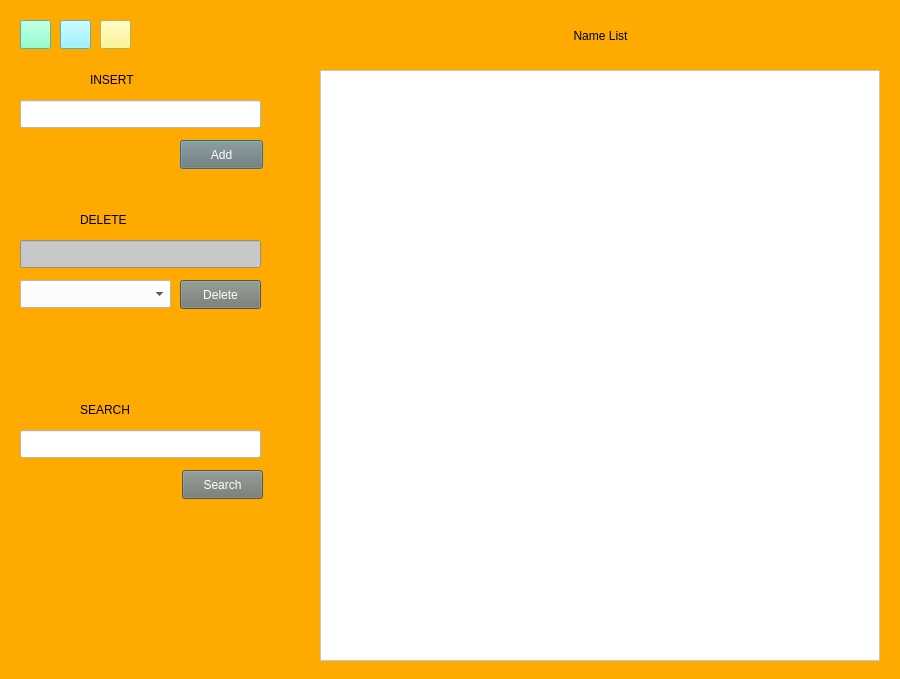
<?xml version="1.0" encoding="UTF-8"?>
<ui version="4.0">
 <class>ProgramM</class>
 <widget class="QDialog" name="ProgramM">
  <property name="geometry">
   <rect>
    <x>0</x>
    <y>0</y>
    <width>900</width>
    <height>679</height>
   </rect>
  </property>
  <property name="windowTitle">
   <string>Dialog</string>
  </property>
  <property name="styleSheet">
   <string notr="true">
background-color: rgb(255, 170, 0);</string>
  </property>
  <widget class="QLabel" name="label">
   <property name="geometry">
    <rect>
     <x>90</x>
     <y>70</y>
     <width>111</width>
     <height>20</height>
    </rect>
   </property>
   <property name="styleSheet">
    <string notr="true">color: rgb(0, 0, 0);
font: 900 16pt &quot;Arial Black&quot;;</string>
   </property>
   <property name="text">
    <string>INSERT</string>
   </property>
  </widget>
  <widget class="QLineEdit" name="insertEditLine">
   <property name="geometry">
    <rect>
     <x>20</x>
     <y>100</y>
     <width>241</width>
     <height>28</height>
    </rect>
   </property>
   <property name="styleSheet">
    <string notr="true">background-color: rgb(255, 255, 255);
color: rgb(0, 0, 0);</string>
   </property>
   <property name="text">
    <string/>
   </property>
  </widget>
  <widget class="QPushButton" name="addButton">
   <property name="geometry">
    <rect>
     <x>180</x>
     <y>140</y>
     <width>83</width>
     <height>29</height>
    </rect>
   </property>
   <property name="styleSheet">
    <string notr="true">background-color: rgb(114, 121, 115);
color: rgb(255, 255, 255);</string>
   </property>
   <property name="text">
    <string>Add</string>
   </property>
  </widget>
  <widget class="QLabel" name="label_2">
   <property name="geometry">
    <rect>
     <x>80</x>
     <y>210</y>
     <width>121</width>
     <height>20</height>
    </rect>
   </property>
   <property name="styleSheet">
    <string notr="true">color: rgb(0, 0, 0);
font: 900 16pt &quot;Arial Black&quot;;</string>
   </property>
   <property name="text">
    <string>DELETE</string>
   </property>
  </widget>
  <widget class="QLineEdit" name="deleteEditLine">
   <property name="geometry">
    <rect>
     <x>20</x>
     <y>240</y>
     <width>241</width>
     <height>28</height>
    </rect>
   </property>
   <property name="styleSheet">
    <string notr="true">color: rgb(0, 0, 0);
background-color: rgb(200, 200, 200);</string>
   </property>
   <property name="readOnly">
    <bool>true</bool>
   </property>
  </widget>
  <widget class="QComboBox" name="listComboB">
   <property name="geometry">
    <rect>
     <x>20</x>
     <y>280</y>
     <width>151</width>
     <height>28</height>
    </rect>
   </property>
   <property name="styleSheet">
    <string notr="true">color: rgb(0, 0, 0);
background-color: rgb(255, 255, 255);</string>
   </property>
  </widget>
  <widget class="QPushButton" name="deleteButton">
   <property name="geometry">
    <rect>
     <x>180</x>
     <y>280</y>
     <width>81</width>
     <height>29</height>
    </rect>
   </property>
   <property name="styleSheet">
    <string notr="true">color: rgb(255, 255, 255);
background-color: rgb(114, 121, 115);</string>
   </property>
   <property name="text">
    <string>Delete</string>
   </property>
  </widget>
  <widget class="QLabel" name="label_3">
   <property name="geometry">
    <rect>
     <x>80</x>
     <y>400</y>
     <width>131</width>
     <height>20</height>
    </rect>
   </property>
   <property name="styleSheet">
    <string notr="true">color: rgb(0, 0, 0);
font: 900 16pt &quot;Arial Black&quot;;</string>
   </property>
   <property name="text">
    <string>SEARCH</string>
   </property>
  </widget>
  <widget class="QLineEdit" name="searchEditLine">
   <property name="geometry">
    <rect>
     <x>20</x>
     <y>430</y>
     <width>241</width>
     <height>28</height>
    </rect>
   </property>
   <property name="styleSheet">
    <string notr="true">color: rgb(0, 0, 0);
background-color: rgb(255, 255, 255);</string>
   </property>
  </widget>
  <widget class="QPushButton" name="searchButton">
   <property name="geometry">
    <rect>
     <x>182</x>
     <y>470</y>
     <width>81</width>
     <height>29</height>
    </rect>
   </property>
   <property name="styleSheet">
    <string notr="true">color: rgb(255, 255, 255);
background-color: rgb(114, 121, 115);</string>
   </property>
   <property name="text">
    <string>Search</string>
   </property>
  </widget>
  <widget class="QGraphicsView" name="graphicsView">
   <property name="geometry">
    <rect>
     <x>320</x>
     <y>70</y>
     <width>560</width>
     <height>591</height>
    </rect>
   </property>
   <property name="minimumSize">
    <size>
     <width>560</width>
     <height>500</height>
    </size>
   </property>
   <property name="styleSheet">
    <string notr="true">background-color: rgb(255, 255, 255);</string>
   </property>
   <property name="sceneRect">
    <rectf>
     <x>0.000000000000000</x>
     <y>0.000000000000000</y>
     <width>0.000000000000000</width>
     <height>0.000000000000000</height>
    </rectf>
   </property>
   <property name="alignment">
    <set>Qt::AlignHCenter|Qt::AlignTop</set>
   </property>
  </widget>
  <widget class="QPushButton" name="NewListB">
   <property name="geometry">
    <rect>
     <x>20</x>
     <y>20</y>
     <width>31</width>
     <height>29</height>
    </rect>
   </property>
   <property name="styleSheet">
    <string notr="true">background-color: rgb(112, 255, 195);</string>
   </property>
   <property name="text">
    <string/>
   </property>
  </widget>
  <widget class="QPushButton" name="SaveListB">
   <property name="geometry">
    <rect>
     <x>60</x>
     <y>20</y>
     <width>31</width>
     <height>29</height>
    </rect>
   </property>
   <property name="styleSheet">
    <string notr="true">background-color: rgb(125, 242, 255);</string>
   </property>
   <property name="text">
    <string/>
   </property>
  </widget>
  <widget class="QPushButton" name="EditListB">
   <property name="geometry">
    <rect>
     <x>100</x>
     <y>20</y>
     <width>31</width>
     <height>29</height>
    </rect>
   </property>
   <property name="styleSheet">
    <string notr="true">background-color: rgb(255, 246, 116);</string>
   </property>
   <property name="text">
    <string/>
   </property>
  </widget>
  <widget class="QLabel" name="NameListLabel">
   <property name="geometry">
    <rect>
     <x>340</x>
     <y>20</y>
     <width>521</width>
     <height>31</height>
    </rect>
   </property>
   <property name="styleSheet">
    <string notr="true">font: 900 16pt &quot;Arial Black&quot;;
color: rgb(0, 0, 0);
</string>
   </property>
   <property name="text">
    <string>Name List</string>
   </property>
   <property name="alignment">
    <set>Qt::AlignCenter</set>
   </property>
  </widget>
 </widget>
 <resources/>
 <connections/>
</ui>
